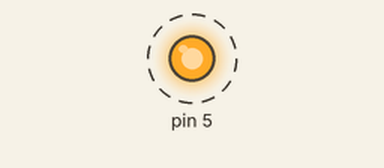
A sketch run on a simulated Arduino Uno, built with avr-gcc and run on an emulated ATmega328P. Parts: output pins drawn as LEDs (lit = HIGH). Dashed ring = blinking. What the sketch prints to the serial monitor is not drawn.

Above: at 0.5 s.
Timing chart, 0 to 4.6 s (numbered marks = the images above):
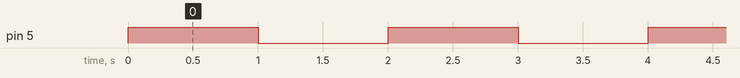

Measured:
- by itself, pin 5: alternates HIGH for 1.0 s and LOW for 1.0 s

The sketch:

sketch_nov20a.ino
```cpp
void setup() {
  pinMode(5, OUTPUT);
  Serial.begin(9600);
}

void loop() {
  Serial.println('t');
  analogWrite(5, 255);
  delay(1000);
  analogWrite(5, 0);
  delay(1000);
}
```
